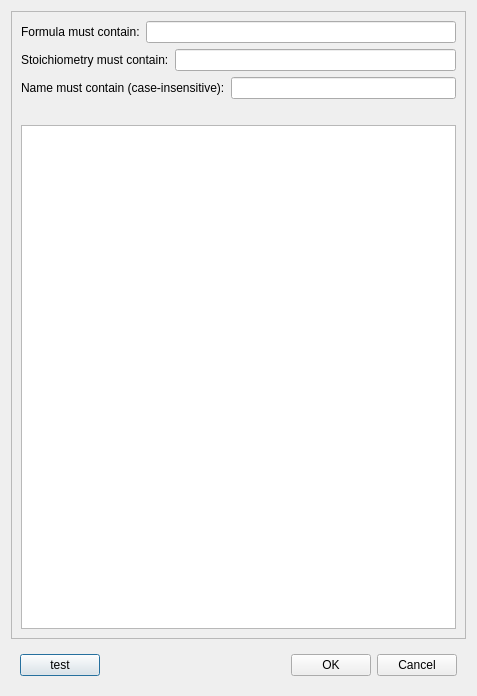
<?xml version="1.0" encoding="UTF-8"?>
<ui version="4.0">
 <class>Dialog</class>
 <widget class="QDialog" name="Dialog">
  <property name="geometry">
   <rect>
    <x>0</x>
    <y>0</y>
    <width>477</width>
    <height>696</height>
   </rect>
  </property>
  <property name="windowTitle">
   <string>VAMDC Data Browser</string>
  </property>
  <layout class="QVBoxLayout" name="verticalLayout">
   <item>
    <widget class="QFrame" name="frame">
     <property name="frameShape">
      <enum>QFrame::StyledPanel</enum>
     </property>
     <property name="frameShadow">
      <enum>QFrame::Raised</enum>
     </property>
     <layout class="QVBoxLayout" name="verticalLayout_2">
      <item>
       <layout class="QHBoxLayout" name="layout_filterFormula">
        <item>
         <widget class="QLabel" name="label_filterFormula">
          <property name="text">
           <string>Formula must contain:</string>
          </property>
         </widget>
        </item>
        <item>
         <widget class="QLineEdit" name="txt_filterFormula"/>
        </item>
       </layout>
      </item>
      <item>
       <layout class="QHBoxLayout" name="layout_filterStoi">
        <item>
         <widget class="QLabel" name="label_filterStoi">
          <property name="text">
           <string>Stoichiometry must contain:</string>
          </property>
         </widget>
        </item>
        <item>
         <widget class="QLineEdit" name="txt_filterStoi"/>
        </item>
       </layout>
      </item>
      <item>
       <layout class="QHBoxLayout" name="layout_filterName">
        <item>
         <widget class="QLabel" name="label_filterName">
          <property name="text">
           <string>Name must contain (case-insensitive):</string>
          </property>
         </widget>
        </item>
        <item>
         <widget class="QLineEdit" name="txt_filterName"/>
        </item>
       </layout>
      </item>
      <item>
       <widget class="QLabel" name="label_filterStatus">
        <property name="text">
         <string/>
        </property>
        <property name="alignment">
         <set>Qt::AlignCenter</set>
        </property>
       </widget>
      </item>
      <item>
       <widget class="InteractiveListWidget" name="listWidget"/>
      </item>
     </layout>
    </widget>
   </item>
   <item>
    <widget class="QFrame" name="frame_buttons">
     <property name="sizePolicy">
      <sizepolicy hsizetype="Preferred" vsizetype="Maximum">
       <horstretch>0</horstretch>
       <verstretch>0</verstretch>
      </sizepolicy>
     </property>
     <layout class="QHBoxLayout" name="horizontalLayout_7">
      <item>
       <widget class="QPushButton" name="btn_test">
        <property name="text">
         <string>test</string>
        </property>
       </widget>
      </item>
      <item>
       <spacer name="horizontalSpacer">
        <property name="orientation">
         <enum>Qt::Horizontal</enum>
        </property>
        <property name="sizeHint" stdset="0">
         <size>
          <width>279</width>
          <height>20</height>
         </size>
        </property>
       </spacer>
      </item>
      <item>
       <widget class="QPushButton" name="btn_ok">
        <property name="text">
         <string>OK</string>
        </property>
       </widget>
      </item>
      <item>
       <widget class="QPushButton" name="btn_cancel">
        <property name="text">
         <string>Cancel</string>
        </property>
       </widget>
      </item>
     </layout>
    </widget>
   </item>
  </layout>
 </widget>
 <customwidgets>
  <customwidget>
   <class>InteractiveListWidget</class>
   <extends>QListWidget</extends>
   <header>Widgets</header>
  </customwidget>
 </customwidgets>
 <resources/>
 <connections/>
</ui>
